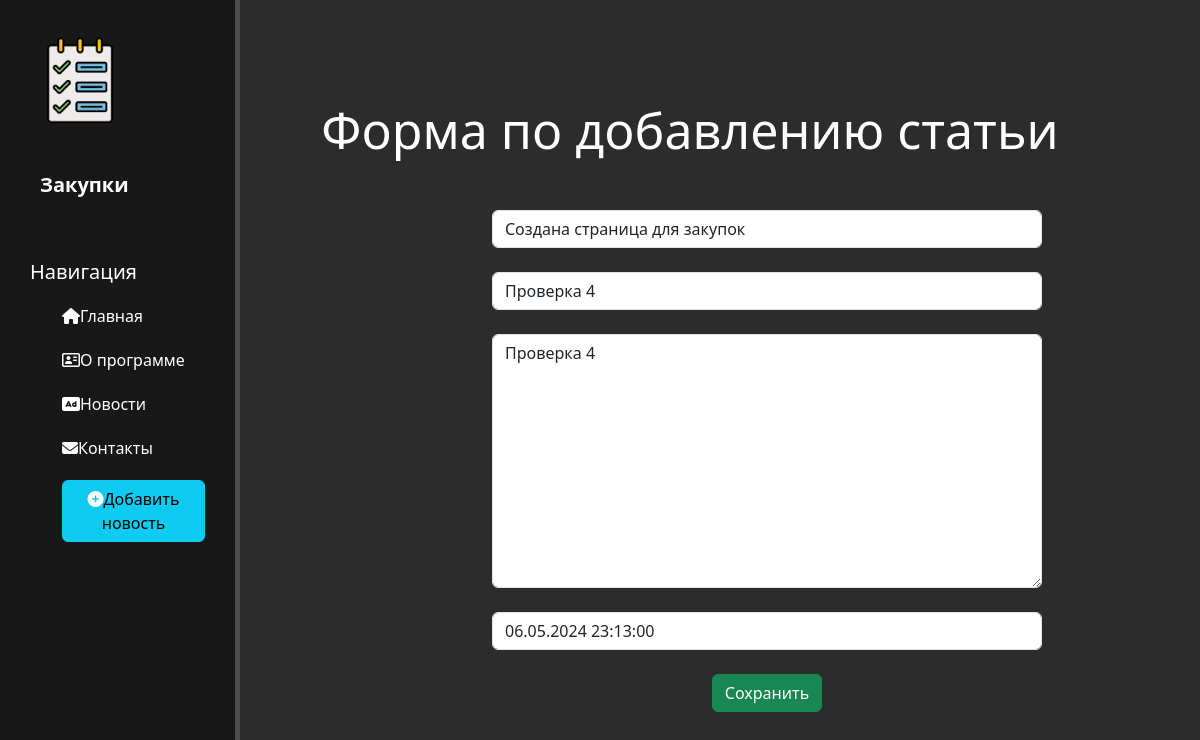
/news/5/update, run on the app's committed database.
### news/models.py (models this page shows, shortened)
class Artecles(models.Model):
    title = models.CharField('Название', max_length=50)
    anons = models.CharField('Анонс', max_length=250)
    full_text = models.TextField('Статья')
    date = models.DateTimeField('Дата публикации')
    class Meta:
        verbose_name = 'Новость'
        verbose_name_plural = 'Новости'

### news/views.py (the view)
# urls.py: path('<int:pk>/update', views.NewsUpdateView.as_view(), name='news-update'),
class NewsUpdateView(UpdateView):
    model = Artecles
    template_name = 'news/create.html'
    form_class = ArteclesForm

### news/forms.py
class ArteclesForm(ModelForm):
    class Meta:
        model = Artecles
        fields = ['title', 'anons', 'full_text', 'date']
        widgets = {
            "title": TextInput(attrs={
                'class': 'form-control',
                'placeholder': 'Название статьи'
            }),
            "anons": TextInput(attrs={
                'class': 'form-control',
                'placeholder': 'Анонс статьи'
            }),
            "date": DateTimeInput(attrs={
                'class': 'form-control',
                'placeholder': 'Дата публикации'
        }),
            "full_text": Textarea(attrs={
                'class': 'form-control',
                'placeholder': 'Текст статьи'
            })
        }

### news/templates/news/create.html (shortened to what this page needs)
{% extends 'main/layout.html' %}
{% block content %}
    <div class="features">
        <h1>Форма по добавлению статьи</h1>
        <form method="post">
            {{ form.title }}<br>
            {{ form.anons }}<br>
            {{ form.full_text }}<br>
            {{ form.date }}<br>
            <button class="btn btn-success" type="submit">Сохранить</button>
        </form>
    </div>
{% endblock %}

### main/static/main/css/main.css (style rules this page uses)
:root { --main-color: #ffffff; }
body { background: #2c2c2c; }
main .features { float: left; color: #ffffff; margin-top: 100px; text-align: center; width: 75%; }
main .features h1 { font-size: 50px }
form { margin-left: 28%; width: 550px; margin-top: 50px; }

### data on the page
Artecles: title "Создана страница для закупок", anons "Проверка 4", full_text "Проверка 4", date "06.05.2024 23:13:00"
